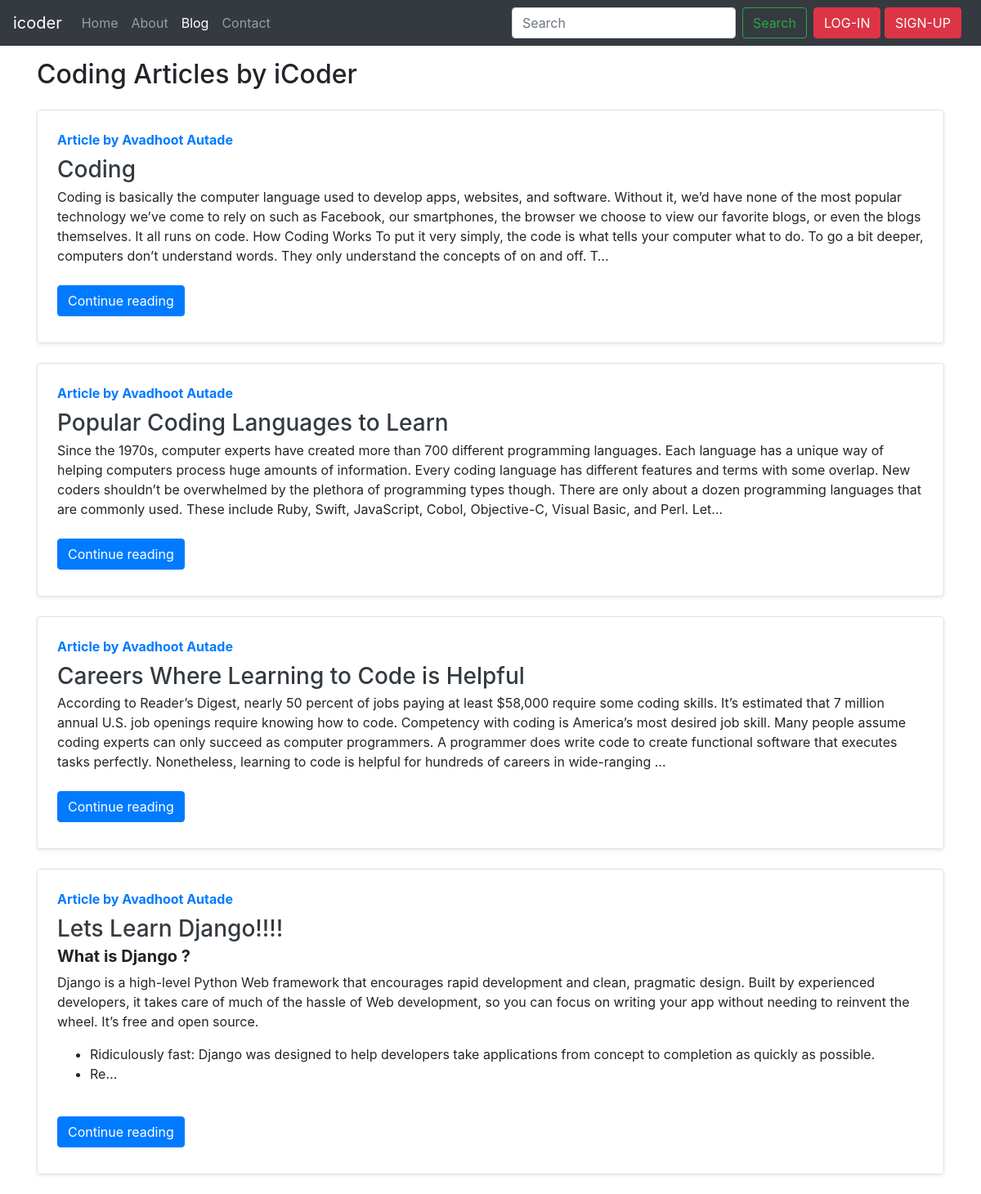
Screenshot of /blog/ with the database file from the repository.
### blog/models.py (models this page shows, shortened)
class Post(models.Model):
    sno=models.AutoField(primary_key=True)
    title=models.CharField(max_length=255)
    author=models.CharField(max_length=40)
    slug=models.CharField(max_length=130)
    timeStamp=models.DateTimeField(blank=True)
    content=models.TextField()

### blog/views.py (the view)
# urls.py: path('', views.blogHome, name="bloghome"),
def blogHome(request):
    allPosts= Post.objects.all()
    context={'allPosts': allPosts}
    return render(request, "blog/blogHome.html", context)

### templates/blog/blogHome.html (shortened to what this page needs)
{% extends 'base.html' %}
{% block blogactive %} active {% endblock blogactive %}
{% block body %}
<div class="container my-3">
    <h2>Coding Articles by iCoder</h2>
    {% for post in allPosts %}
    <div class="row no-gutters border rounded overflow-hidden flex-md-row mb-4 shadow-sm h-md-250 my-4 position-relative">
        <div class="col p-4 d-flex flex-column position-static">
            <strong class="d-inline-block mb-2 text-primary">Article  by {{post.author}}</strong>
            <h3 class="mb-0"><a class="text-dark" href="/blog/{{post.slug}}">{{post.title}}</a></h3>
            <p class="card-text mb-auto"><div class="preview">{{post.content|safe| truncatechars:500}}</div></p>
            <div class="my-2">
            	<a href="/blog/{{post.slug}}" role="button" class="btn btn-primary">Continue reading</a>
            </div>
        </div>
        </div>
        {% endfor %}
    </div>
 {% endblock %}

### rows the page displays
Post: author "Avadhoot Autade", title "Coding", content "Coding is basically the computer language used to develop apps, websites, and software. Without it, we’d have none of the most popular technology we’ve come to rely on such as Facebook, our smartphones, the browser we choose to view our favorite blogs, or even the blogs themselves. It all runs on code. How Coding Works To put it very simply, the code is what tells your computer what to do. To go a bit deeper, computers don’t understand words. They only understand the concepts of on and off. T…"
Post: author "Avadhoot Autade", title "Popular Coding Languages to Learn", content "Since the 1970s, computer experts have created more than 700 different programming languages. Each language has a unique way of helping computers process huge amounts of information. Every coding language has different features and terms with some overlap. New coders shouldn’t be overwhelmed by the plethora of programming types though. There are only about a dozen programming languages that are commonly used. These include Ruby, Swift, JavaScript, Cobol, Objective-C, Visual Basic, and Perl. Let…"
Post: author "Avadhoot Autade", title "Careers Where Learning to Code is Helpful", content "According to Reader’s Digest, nearly 50 percent of jobs paying at least $58,000 require some coding skills. It’s estimated that 7 million annual U.S. job openings require knowing how to code. Competency with coding is America’s most desired job skill. Many people assume coding experts can only succeed as computer programmers. A programmer does write code to create functional software that executes tasks perfectly. Nonetheless, learning to code is helpful for hundreds of careers in wide-ranging …"
Post: author "Avadhoot Autade", title "Lets Learn Django!!!!", content "What is Django ? Django is a high-level Python Web framework that encourages rapid development and clean, pragmatic design. Built by experienced developers, it takes care of much of the hassle of Web development, so you can focus on writing your app without needing to reinvent the wheel. It’s free and open source. Ridiculously fast: Django was designed to help developers take applications from concept to completion as quickly as possible. Re…"
